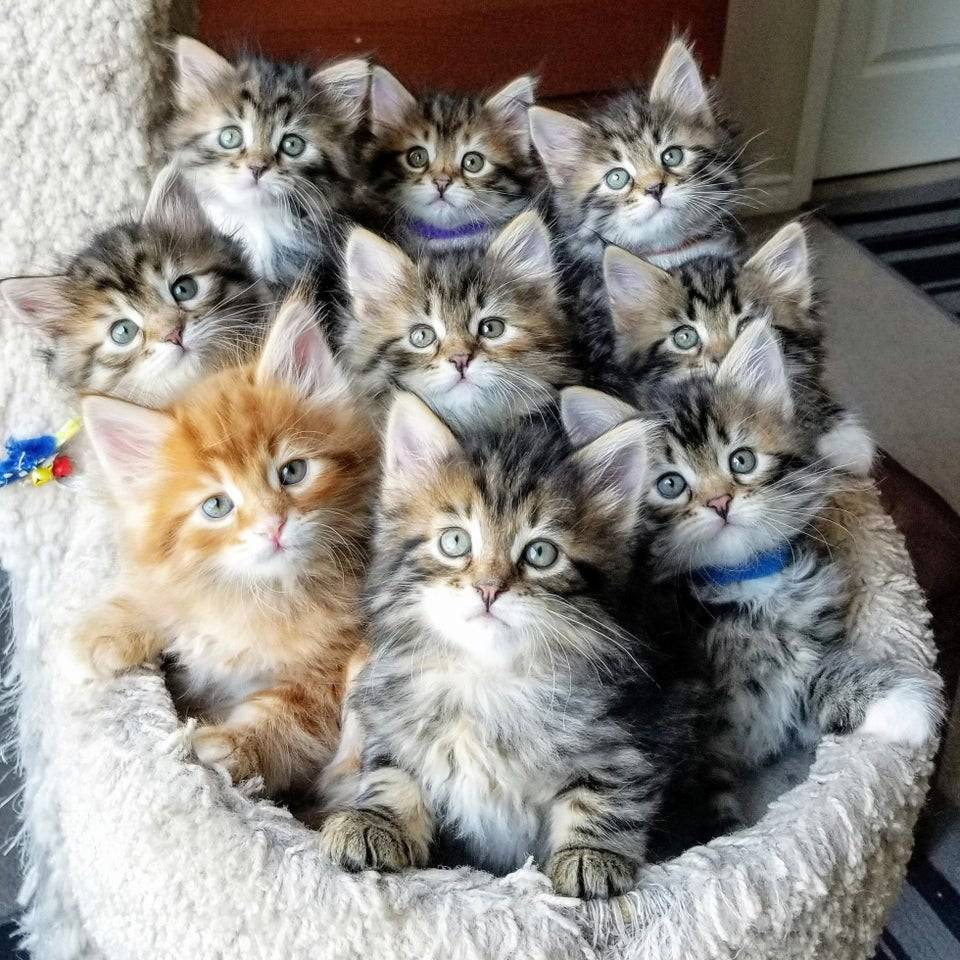
#> input picture PR1/cats.jpg, 960 x 960 px, found by its file name
$ jupyter execute filter_pz1.ipynb
#> lines starting #> are read from the running program, lines starting #| are printed output that depends on the picture
[cell 1]
import cv2
import numpy as np
import matplotlib.pyplot as plt
from google.colab import drive
from skimage import io

[cell 2]
drive.mount('/content/drive')
url = "/content/drive/MyDrive/cats.jpg"
image = io.imread(url)
#> image is the input picture: shape (960, 960, 3); mean R, G, B 142.2, 137.8, 132.5
plt.imshow(image)

[cell 3]
hsv = cv2.cvtColor(image, cv2.COLOR_BGR2HSV_FULL)
#> hsv: shape (960, 960, 3); mean H, S, V 99.7, 43.4, 146.3
filter_image = cv2.bitwise_not(hsv)
#> filter_image: shape (960, 960, 3); mean H, S, V 155.3, 211.6, 108.7


plt.figure(figsize=(18, 6))
filter_image = np.clip(filter_image * 1.3, 0, 255).astype(np.uint8)
#> filter_image: shape (960, 960, 3); mean H, S, V 183.8, 235.1, 136.1

filter_image = cv2.cvtColor(filter_image, cv2.COLOR_RGB2GRAY)
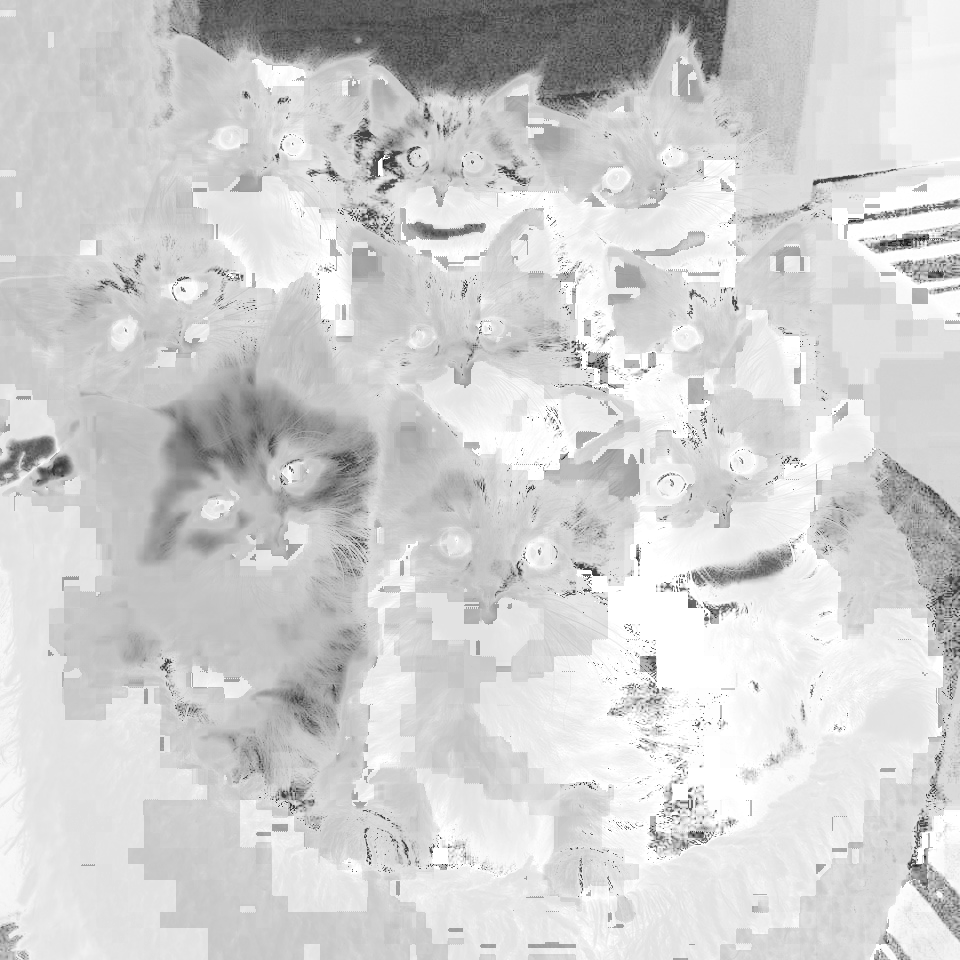
#> filter_image: shape (960, 960); min 29, max 255, mean 208.5


plt.subplot(1, 3, 1), plt.imshow(image), plt.title("Изображение")

plt.subplot(1, 3, 2), plt.imshow(filter_image, cmap="Blues"), plt.title("Измененное изображение")
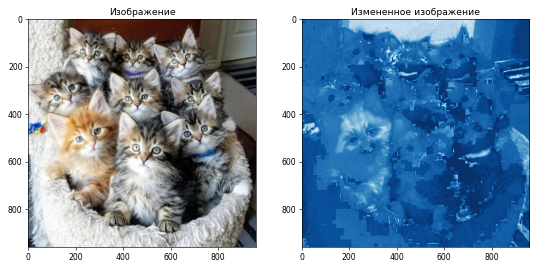
#> figure drawn by matplotlib, 2 panels
